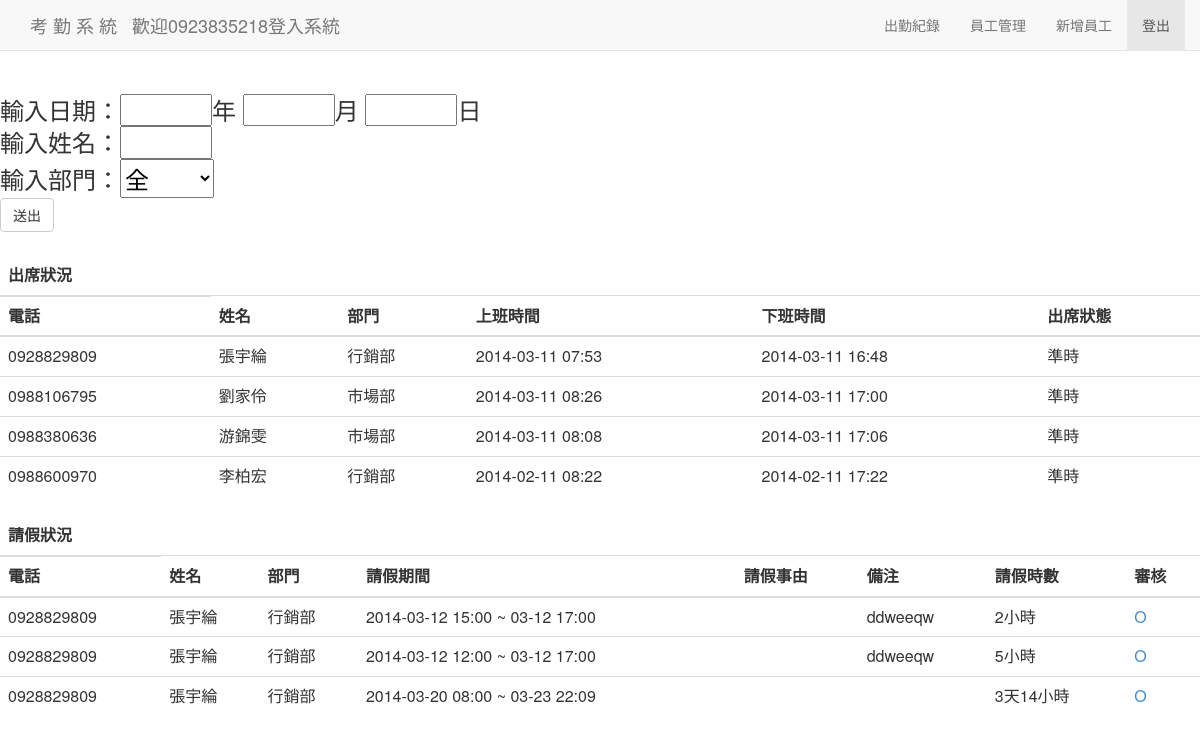
The page /leave_personal.php (signed in) on the database its author committed.
### tables this page shows
CREATE TABLE IF NOT EXISTS `vk` (
  `pk` int(11) NOT NULL AUTO_INCREMENT,
  `l_phone` varchar(50) NOT NULL,
  `l_start` datetime NOT NULL,
  `l_end` datetime NOT NULL,
  `l_condition` varchar(50) NOT NULL,
  `l_memo` text NOT NULL,
  `l_check` int(11) NOT NULL,
  `id` int(11) NOT NULL,
  PRIMARY KEY (`pk`),
  KEY `id` (`id`)
);

CREATE TABLE IF NOT EXISTS `user` (
  `id` int(11) NOT NULL AUTO_INCREMENT,
  `user_phone` varchar(50) NOT NULL,
  `user_pwd` int(11) NOT NULL COMMENT '預設生日',
  `user_name` varchar(50) NOT NULL COMMENT '姓名',
  `user_class` varchar(50) NOT NULL,
  `user_join` date NOT NULL,
  `user_permission` int(11) NOT NULL,
  PRIMARY KEY (`id`)
);

### leave_personal.php (the view, shortened to what this page needs)
<!doctype html>
<html lang="en">
<head>
  <link href="css/bootstrap.min.css" rel="stylesheet" media="screen">
</head>
<body>
  <?php   include_once("fixed.php");  ?>
<a class="btn btn-primary" href='admin.php' role='botton'>Back</a>
<?php
$working_time = "08:30";
$pick_year = "";
$pick_month = "";
$pick_day = "";
$pick_name = "";
$pick_year_sql = "";
$pick_year_l_sql = "";
$pick_month_sql = "";
$pick_month_l_sql = "";
$pick_day_sql = "";
$pick_day_l_sql = "";
$pick_class_sql = "";
$pick_name_sql = "";
?>
<br>
<br>
<br>
<h3>
<form action = "leave_personal.php" method = post>
輸入日期：<input type="text" size="4" name="pick_year" value="<?php echo $pick_year ?>">年
		   <input type="text" size="4" name="pick_month" value="<?php echo $pick_month ?>">月
		   <input type="text" size="4" name="pick_day" value="<?php echo $pick_day ?>">日<br>
輸入姓名：<input size="4" type="text" name="pick_name" value="<?php echo $pick_name ?>"><br>
輸入部門：<select name="pick_class" >
			<option value="">全</option>
	      </select><br>
		<input class="btn btn-default" type="submit" value="送出">
</form>
</h3>
<table class="table" >
        <thead>
          <tr><th>出席狀況</th></tr>
          <tr>
            <th>電話</th>
            <th>姓名</th>
            <th>部門</th>
            <th>上班時間</th>
            <th>下班時間</th>
            <th>出席狀態</th>
          </tr>
        </thead>
        <tbody>
<?php
$sql = "SELECT user_phone, user_name,user_class, var_time
, MIN(var_time) AS var_first, MAX(var_time) AS var_last
FROM var INNER JOIN user ON var.id=user.id
WHERE user_permission = 2
$pick_name_sql
$pick_class_sql
$pick_year_sql
$pick_month_sql
$pick_day_sql
GROUP BY user_phone,YEAR(var_time), MONTH(var_time), DAY(var_time)";
$var = mysql_query($sql);
while ( $v_row = @mysql_fetch_assoc($var) ){
$var_first =  date('Y-m-d H:i',strtotime($v_row['var_first']));
$var_last =  date('Y-m-d H:i',strtotime($v_row['var_last']));
$clock_in_time = strtotime(date('H:i',strtotime($v_row['var_first'])));
$clock_on_time = strtotime($working_time);
$time_diff = round(abs($clock_in_time - $clock_on_time) / 60,2);
if ($time_diff >= 60) {
  $HHH = intval($time_diff/60);
  $MMM = $time_diff%60;
  $late = '遲到 '.$HHH.'小時'.$MMM.'分';
}else {
  $MMM = $time_diff%60;
  $late = '遲到 '.$MMM.'分';
}
?>
  <tr>
  <td><?php echo $v_row['user_phone'];?></td>
  <td><?php echo $v_row['user_name'];?></td>
  <td><?php
    if ($v_row['user_class'] == 2) echo "市場部";
    if ($v_row['user_class'] == 3) echo "行銷部";?>
  </td>
  <td><?php echo $var_first ;?></td>
  <td><?php echo $var_last ;?></td>
  <td>
  <?php
  if(date('H:i:s',strtotime($v_row['var_first'])) <= $working_time) {
    echo '準時';
  }else {
    echo $late;
  }
  ?>
  </td>
  </tr>
<?php
}
$sql_l = "SELECT *
FROM vk INNER JOIN user ON vk.id=user.id
WHERE user_permission = 2
$pick_name_sql
$pick_class_sql
$pick_year_l_sql
$pick_month_l_sql
$pick_day_l_sql
";
$leave = mysql_query($sql_l);
?>
        </tbody>
</table>
<table class="table" >
        <thead>
          <tr><th>請假狀況</th></tr>
          <tr>
            <th>電話</th>
            <th>姓名</th>
            <th>部門</th>
            <th>請假期間</th>
            <th>請假事由</th>
            <th>備注</th>
            <th>請假時數</th>
            <th>審核</th>
          </tr>
        </thead>
        <tbody>
<?php
while ( $l_row = @mysql_fetch_assoc($leave) ){
  $l_start = date('Y-m-d H:i',strtotime($l_row['l_start']));
  $start = strtotime(date('Y-m-d H:i',strtotime($l_row['l_start'])));
  $end = strtotime(date('Y-m-d H:i',strtotime($l_row['l_end'])));
  $time_intervel = (int)round(abs($end - $start)/3600,2);
  $short_end = date('m-d H:i',strtotime($l_row['l_end']));
  if ($time_intervel >= 24) {
  $DDD = intval($time_intervel/24);
  $HHH = $time_intervel%24;
  $time_intervel = $DDD."天".$HHH."小時";
  }else {
  $HHH = $time_intervel%24;
  $time_intervel = $HHH."小時";
  }
?>
  <tr>
  <td><?php echo $l_row['user_phone'];?></td>
  <td><?php echo $l_row['user_name'];?></td>
  <td><?php
    if ($l_row['user_class'] == 3) echo "行銷部";?></td>
  <td><?php echo $l_start." ~ ".$short_end;?></td>
  <td><?php
      ?></td>
  <td><?php echo $l_row['l_memo'];?></td>
  <td><?php echo $time_intervel;?></td>
  <td><a href="leave_check.php?pk=<?php echo $l_row['pk'] ?>">
      <?php if($l_row['l_check'] == 1) echo "O";
            elseif ($l_row['l_check'] == 0) echo "X";
      ?>
      </a></td>
  </tr>
<?php
}
?>
       </tbody>
</table>
</body>
</html>

### rows shown on the page
vk: user.user_phone "0928829809", user.user_name "張宇綸", l_start "2014-03-12 15:00", l_end "03-12 17:00", l_memo "ddweeqw", time_intervel "2小時", l_check "O"
vk: user.user_phone "0928829809", user.user_name "張宇綸", l_start "2014-03-12 12:00", l_end "03-12 17:00", l_memo "ddweeqw", time_intervel "5小時", l_check "O"
vk: user.user_phone "0928829809", user.user_name "張宇綸", l_start "2014-03-20 08:00", l_end "03-23 22:09", time_intervel "3天14小時", l_check "O"

### other values the page prints
$_SESSION['username'] "0923835218"
$v_row['user_phone'] "0928829809"
$v_row['user_name'] "張宇綸"
$var_first "2014-03-11 07:53"
$var_last "2014-03-11 16:48"
$v_row['user_phone'] "0988106795"
$v_row['user_name'] "劉家伶"
$var_first "2014-03-11 08:26"
$var_last "2014-03-11 17:00"
$v_row['user_phone'] "0988380636"
$v_row['user_name'] "游錦雯"
$var_first "2014-03-11 08:08"
$var_last "2014-03-11 17:06"
$v_row['user_phone'] "0988600970"
$v_row['user_name'] "李柏宏"
